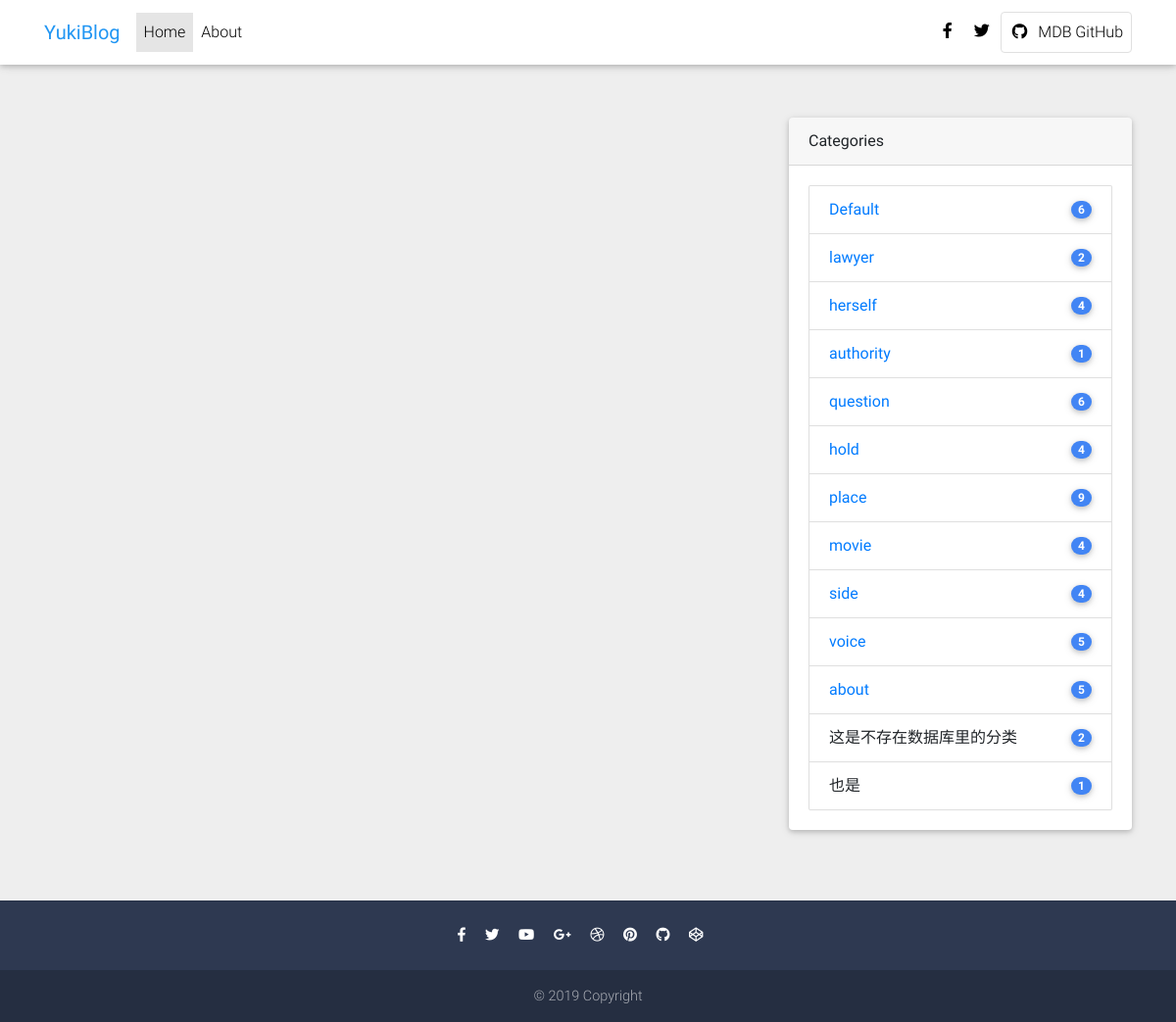
The app's page /blog/tt/ with its own data.
### blog/models.py (models this page shows)
class Category(models.Model):
    name = models.CharField(max_length=40, unique=True)

class Post(models.Model):
    title = models.CharField(max_length=60)
    text = models.TextField()
    timestamp = models.DateField(auto_now_add=True)
    category = models.ForeignKey(Category, on_delete=models.CASCADE)

### blog/views.py (the view)
# urls.py: path('tt/', views.tt, name='tt'),
def tt(request):
    return render(request, 'base.html')

### blog/views.py (called while the page is built)
def custom_proc(request):
    categories = Category.objects.all()
    return {
        "categories":categories,
    }

### blog/templates/base.html (shortened to what this page needs)
{% load static %}
<!DOCTYPE html>
<html lang="zh">
<head>
  <link rel="stylesheet" href="https://use.fontawesome.com/releases/v5.11.2/css/all.css">
  <link href="{% static 'css/bootstrap.min.css' %}" rel="stylesheet">
  <link href="{% static 'css/mdb.min.css' %}" rel="stylesheet">
  <link href="{% static 'css/style.min.css' %}" rel="stylesheet">
</head>
<body class="grey lighten-3">
  <header>
    <nav class="navbar fixed-top navbar-expand-lg navbar-light white scrolling-navbar">
      <div class="container">
        <a class="navbar-brand waves-effect" href="{% url 'index' %}">
          <strong class="blue-text">YukiBlog</strong>
        </a>
        <div class="collapse navbar-collapse" id="navbarSupportedContent">
          <ul class="navbar-nav mr-auto">
            <li class="nav-item active">
              <a class="nav-link waves-effect" href="#">Home
              </a>
            </li>
            <li class="nav-item">
              <a class="nav-link waves-effect" href="">About</a>
            </li>
          </ul>
          <ul class="navbar-nav nav-flex-icons">
            <li class="nav-item">
              <a href="https://www.facebook.com/mdbootstrap" class="nav-link waves-effect" target="_blank">
                <i class="fab fa-facebook-f"></i>
              </a>
            </li>
            <li class="nav-item">
              <a href="https://twitter.com/MDBootstrap" class="nav-link waves-effect" target="_blank">
                <i class="fab fa-twitter"></i>
              </a>
            </li>
            <li class="nav-item">
              <a href="https://github.com/mdbootstrap/bootstrap-material-design" class="nav-link border border-light rounded waves-effect"
                target="_blank">
                <i class="fab fa-github mr-2"></i>MDB GitHub
              </a>
            </li>
          </ul>
        </div>
      </div>
    </nav>
  </header>
  <main class="mt-5 pt-5">
    <div class="container">
      <section class="mt-4">
        <div class="row">
          <div class="col-md-8 mb-4">
          </div>
          <div class="col-md-4 mb-4">
            <div class="card mb-4 wow fadeIn">
              <div class="card-header">Categories</div>
              <div class="card-body">
                <ul class="list-group">
                    {% if categories %}
                    {% for category in categories %}
                    <li class="list-group-item d-flex justify-content-between align-items-center">
                      <a href="{% url 'category' category.id %}">{{ category.name }}</a>
                      <span class="badge badge-primary badge-pill">{{ category.post_set.all|length }}</span>
                    </li>
                    {% endfor %}
                    {% endif %}
                    <li class="list-group-item d-flex justify-content-between align-items-center">
                      这是不存在数据库里的分类
                      <span class="badge badge-primary badge-pill">2</span>
                    </li>
                    <li class="list-group-item d-flex justify-content-between align-items-center">
                      也是
                      <span class="badge badge-primary badge-pill">1</span>
                    </li>
                </ul>
              </div>
            </div>
          </div>
        </div>
      </section>
    </div>
  </main>
  <footer class="page-footer text-center font-small mdb-color darken-2 mt-4 wow fadeIn">
    <hr class="my-4">
    <div class="pb-4">
      <a href="https://www.facebook.com/mdbootstrap" target="_blank">
        <i class="fab fa-facebook-f mr-3"></i>
      </a>
      <a href="https://twitter.com/MDBootstrap" target="_blank">
        <i class="fab fa-twitter mr-3"></i>
      </a>
      <a href="https://www.youtube.com/watch?v=7MUISDJ5ZZ4" target="_blank">
        <i class="fab fa-youtube mr-3"></i>
      </a>
      <a href="https://plus.google.com/u/0/b/107863090883699620484" target="_blank">
        <i class="fab fa-google-plus-g mr-3"></i>
      </a>
      <a href="https://dribbble.com/mdbootstrap" target="_blank">
        <i class="fab fa-dribbble mr-3"></i>
      </a>
      <a href="https://pinterest.com/mdbootstrap" target="_blank">
        <i class="fab fa-pinterest mr-3"></i>
      </a>
      <a href="https://github.com/mdbootstrap/bootstrap-material-design" target="_blank">
        <i class="fab fa-github mr-3"></i>
      </a>
      <a href="http://codepen.io/mdbootstrap/" target="_blank">
        <i class="fab fa-codepen mr-3"></i>
      </a>
    </div>
    <div class="footer-copyright py-3">
      © 2019 Copyright
    </div>
  </footer>
</body>
</html>

### records on screen
Category: name "Default", post_set.all|length "6"
Category: name "lawyer", post_set.all|length "2"
Category: name "herself", post_set.all|length "4"
Category: name "authority", post_set.all|length "1"
Category: name "question", post_set.all|length "6"
Category: name "hold", post_set.all|length "4"
Category: name "place", post_set.all|length "9"
Category: name "movie", post_set.all|length "4"
Category: name "side", post_set.all|length "4"
Category: name "voice", post_set.all|length "5"
Category: name "about", post_set.all|length "5"
